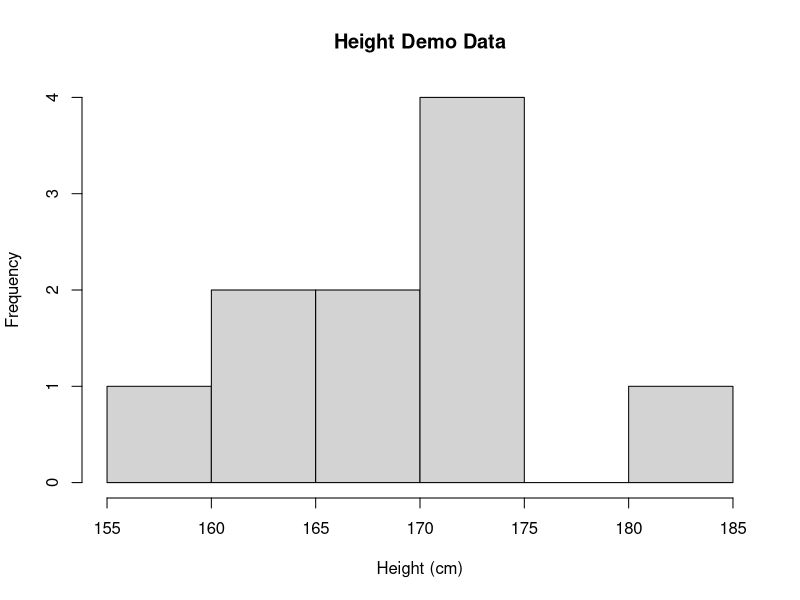
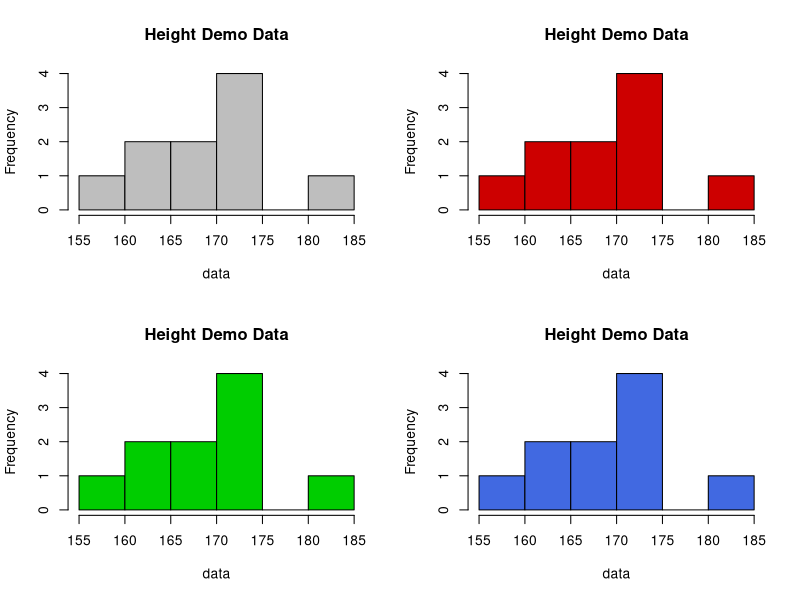
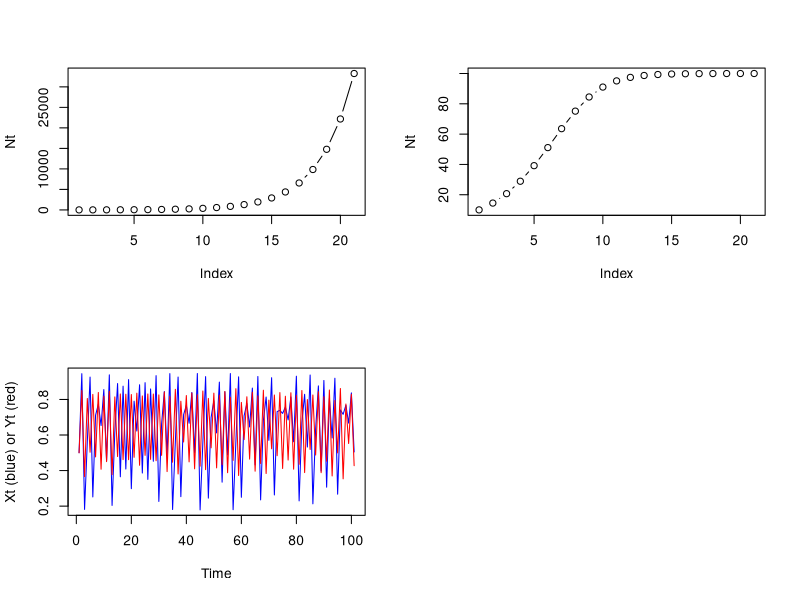

The R source for these figures, in order:
## ---- chunk 1
knitr::opts_chunk$set(echo=TRUE,
	             cache=TRUE,
               prompt=FALSE,
               tidy=TRUE,
               comment=NA,
               message=FALSE,
               warning=FALSE)
## ---- chunk 2
1+1
10/2
5*5
print("Hello World")
## ---- chunk 3
a <- 10
b <- 5
a/b
## ---- chunk 4
#### Input data
num <- 10
chr <- "ABCDE"
vec <- c(1, 2, 3, 4, 5, 6)
lev <- factor(vec, levels=c(1,2,3,4,5,6))
mat <- matrix(vec, ncol=3)
lst <- list(mat1=mat, mat2=mat)
dat <- data.frame(mat)

# Show data type
class(num)
class(chr)
class(vec)
class(lev)
class(mat); class(lst); class(dat)

# Convert data type
num_chr <- as.character(num)
num_vec <- as.vector(num)
vec_mat <- as.matrix(vec)
dat_mat <- as.matrix(dat)
## ---- chunk 5
data <- c(173, 167, 164, 174, 169, 174, 181, 162, 175, 155)
## ---- chunk 6
summary(data)
mean(data)
median(data)
## ---- chunk 7
# Create a histogram
hist(data, main="Height Demo Data", xlab="Height (cm)", ylab="Frequency")
## ---- chunk 8
par(mfrow = c(2,2))
hist(data, main="Height Demo Data", col="grey")
hist(data, main="Height Demo Data", col="red3")
hist(data, main="Height Demo Data", col="green3")
hist(data, main="Height Demo Data", col="royalblue")
## ---- chunk 9
# Prepare each species abundance
rabit <- c(7, 10, 5, 8)
horse <- c(3, 0, 3, 1)
wolf <- c(0, 0, 2, 1)

# Generate data frame
df <- data.frame(sp1 = rabit, sp2 = horse, sp3 = wolf)
## ---- chunk 10
richness <- rowSums(df > 0)
## ---- chunk 11
# Calculate relative abundance
rel_df <- df/rowSums(df)

# Calculate Shannon index
## Community 1
### Simple summation
Sha_com1 <- - (( rel_df[1,1] * log(rel_df[1,1]) ) + ( rel_df[1,2] * log(rel_df[1,2]) ))

## Community 2
Sha_com2 <- - (rel_df[2,1] * log(rel_df[2,1]))

## Community 3
Sha_com3 <- - ((rel_df[3,1] * log(rel_df[3,1])) + (rel_df[3,2] * log(rel_df[3,2])) + (rel_df[3,3] * log(rel_df[3,3])))

## Community 4
Sha_com4 <- - ((rel_df[4,1] * log(rel_df[4,1])) + (rel_df[4,2] * log(rel_df[4,2])) + (rel_df[4,3] * log(rel_df[4,3])))

# Show all
Sha_com1; Sha_com2; Sha_com3; Sha_com4
## ---- chunk 12
## Community 1
simp_com1 <- 1 - sum(rel_df[1,]^2)
## Community 2
simp_com2 <- 1 - sum(rel_df[2,]^2)
## Community 3
simp_com3 <- 1 - sum(rel_df[3,]^2)
## Community 4
simp_com4 <- 1 - sum(rel_df[4,]^2)

# Show all
simp_com1; simp_com2; simp_com3; simp_com4
## ---- chunk 13
# Initial abundance
N0 <- 10

# Growth rate
r <- 0.5

# Set time limit
t_max <- 20

# Prepare an object that stores results
Nt <- rep(0, t_max+1)

# Growth model
Nt[1] <- N0
for (t in 1:t_max) {
  Nt[t+1] <- Nt[t] + r*Nt[t]
}

# Visualize the result
plot(Nt, type = "b")
## ---- chunk 14
# Initial abundance
N0 <- 10

# Growth rate
r <- 0.5

# Carrying Capacity
K <- 100

# Set time limit
t_max <- 20

# Prepare an object that stores results
Nt <- rep(0, t_max+1)

# Growth model
Nt[1] <- N0
for (t in 1:t_max) {
  Nt[t+1] <- Nt[t] + r*Nt[t]*(1-Nt[t]/K)
}

# Visualize the result
plot(Nt, type = "b")
## ---- chunk 15
# Initial abundance
X0 <- 0.5
Y0 <- 0.5

# Growth rate
rx <- 3.8
ry <- 3.5
bxy <- 0.02
byx <- 0.1

# Set time limit
t_max <- 100

# Prepare an object that stores results
Xt <- rep(0, t_max+1)
Yt <- rep(0, t_max+1)

# Growth model
Xt[1] <- X0
Yt[1] <- Y0
for (t in 1:t_max) {
  Xt[t+1] <- Xt[t] * (rx - rx * Xt[t] - bxy * Yt[t])
  Yt[t+1] <- Yt[t] * (ry - ry * Yt[t] - byx * Xt[t])
}

# Visualize the result
plot(Xt, type = "l", col = "blue", ylab = "Xt (blue) or Yt (red)", xlab = "Time")
lines(Yt, col = "red")

